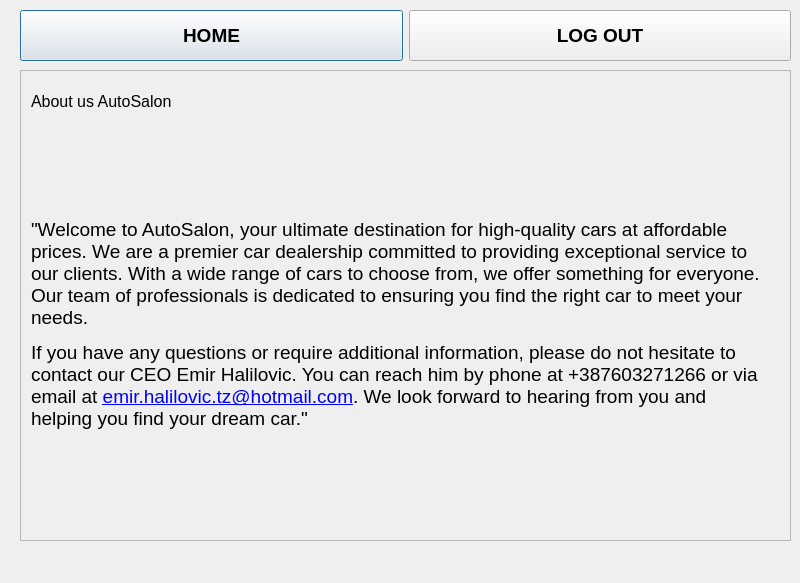
<?xml version="1.0" encoding="UTF-8"?>
<ui version="4.0">
 <class>About</class>
 <widget class="QDialog" name="About">
  <property name="geometry">
   <rect>
    <x>0</x>
    <y>0</y>
    <width>800</width>
    <height>583</height>
   </rect>
  </property>
  <property name="windowTitle">
   <string>Dialog</string>
  </property>
  <widget class="QScrollArea" name="scrollArea">
   <property name="geometry">
    <rect>
     <x>20</x>
     <y>70</y>
     <width>771</width>
     <height>471</height>
    </rect>
   </property>
   <property name="sizePolicy">
    <sizepolicy hsizetype="Preferred" vsizetype="Preferred">
     <horstretch>0</horstretch>
     <verstretch>0</verstretch>
    </sizepolicy>
   </property>
   <property name="widgetResizable">
    <bool>true</bool>
   </property>
   <widget class="QWidget" name="scrollAreaWidgetContents_2">
    <property name="geometry">
     <rect>
      <x>0</x>
      <y>0</y>
      <width>769</width>
      <height>469</height>
     </rect>
    </property>
    <widget class="QWidget" name="layoutWidget">
     <property name="geometry">
      <rect>
       <x>10</x>
       <y>10</y>
       <width>741</width>
       <height>451</height>
      </rect>
     </property>
     <layout class="QVBoxLayout" name="verticalLayout" stretch="0,2">
      <property name="topMargin">
       <number>11</number>
      </property>
      <item>
       <widget class="QLabel" name="label">
        <property name="font">
         <font>
          <family>MS Shell Dlg 2</family>
          <pointsize>12</pointsize>
          <italic>false</italic>
          <bold>false</bold>
         </font>
        </property>
        <property name="styleSheet">
         <string notr="true">font: 36pt &quot;MS Shell Dlg 2&quot;;
font: 14pt &quot;MS Shell Dlg 2&quot;;
font: 8pt &quot;MS Shell Dlg 2&quot;;
font: 12pt &quot;MS Shell Dlg 2&quot;;</string>
        </property>
        <property name="text">
         <string>About us AutoSalon </string>
        </property>
        <property name="scaledContents">
         <bool>false</bool>
        </property>
       </widget>
      </item>
      <item>
       <widget class="QLabel" name="label_3">
        <property name="font">
         <font>
          <pointsize>14</pointsize>
         </font>
        </property>
        <property name="text">
         <string>&lt;html&gt;&lt;head/&gt;&lt;body&gt;&lt;p&gt;&amp;quot;Welcome to AutoSalon, your ultimate destination for high-quality cars at affordable prices. We are a premier car dealership committed to providing exceptional service to our clients. With a wide range of cars to choose from, we offer something for everyone. Our team of professionals is dedicated to ensuring you find the right car to meet your needs.&lt;/p&gt;&lt;p&gt;If you have any questions or require additional information, please do not hesitate to contact our CEO Emir Halilovic. You can reach him by phone at +387603271266 or via email at &lt;a href=&quot;mailto:emir.halilovic.tz@hotmail.com&quot;&gt;&lt;span style=&quot; text-decoration: underline; color:#0000ff;&quot;&gt;emir.halilovic.tz@hotmail.com&lt;/span&gt;&lt;/a&gt;. We look forward to hearing from you and helping you find your dream car.&amp;quot;&lt;/p&gt;&lt;/body&gt;&lt;/html&gt;</string>
        </property>
        <property name="wordWrap">
         <bool>true</bool>
        </property>
       </widget>
      </item>
     </layout>
    </widget>
   </widget>
  </widget>
  <widget class="QWidget" name="layoutWidget">
   <property name="geometry">
    <rect>
     <x>20</x>
     <y>10</y>
     <width>771</width>
     <height>51</height>
    </rect>
   </property>
   <layout class="QHBoxLayout" name="horizontalLayout">
    <item>
     <widget class="QPushButton" name="homeb">
      <property name="sizePolicy">
       <sizepolicy hsizetype="Preferred" vsizetype="Preferred">
        <horstretch>0</horstretch>
        <verstretch>0</verstretch>
       </sizepolicy>
      </property>
      <property name="font">
       <font>
        <family>Segoe UI</family>
        <pointsize>14</pointsize>
        <bold>true</bold>
       </font>
      </property>
      <property name="text">
       <string>HOME</string>
      </property>
     </widget>
    </item>
    <item>
     <widget class="QPushButton" name="logout">
      <property name="sizePolicy">
       <sizepolicy hsizetype="Preferred" vsizetype="Preferred">
        <horstretch>0</horstretch>
        <verstretch>0</verstretch>
       </sizepolicy>
      </property>
      <property name="font">
       <font>
        <family>Segoe UI</family>
        <pointsize>14</pointsize>
        <bold>true</bold>
       </font>
      </property>
      <property name="text">
       <string>LOG OUT</string>
      </property>
     </widget>
    </item>
   </layout>
  </widget>
 </widget>
 <resources/>
 <connections/>
</ui>
